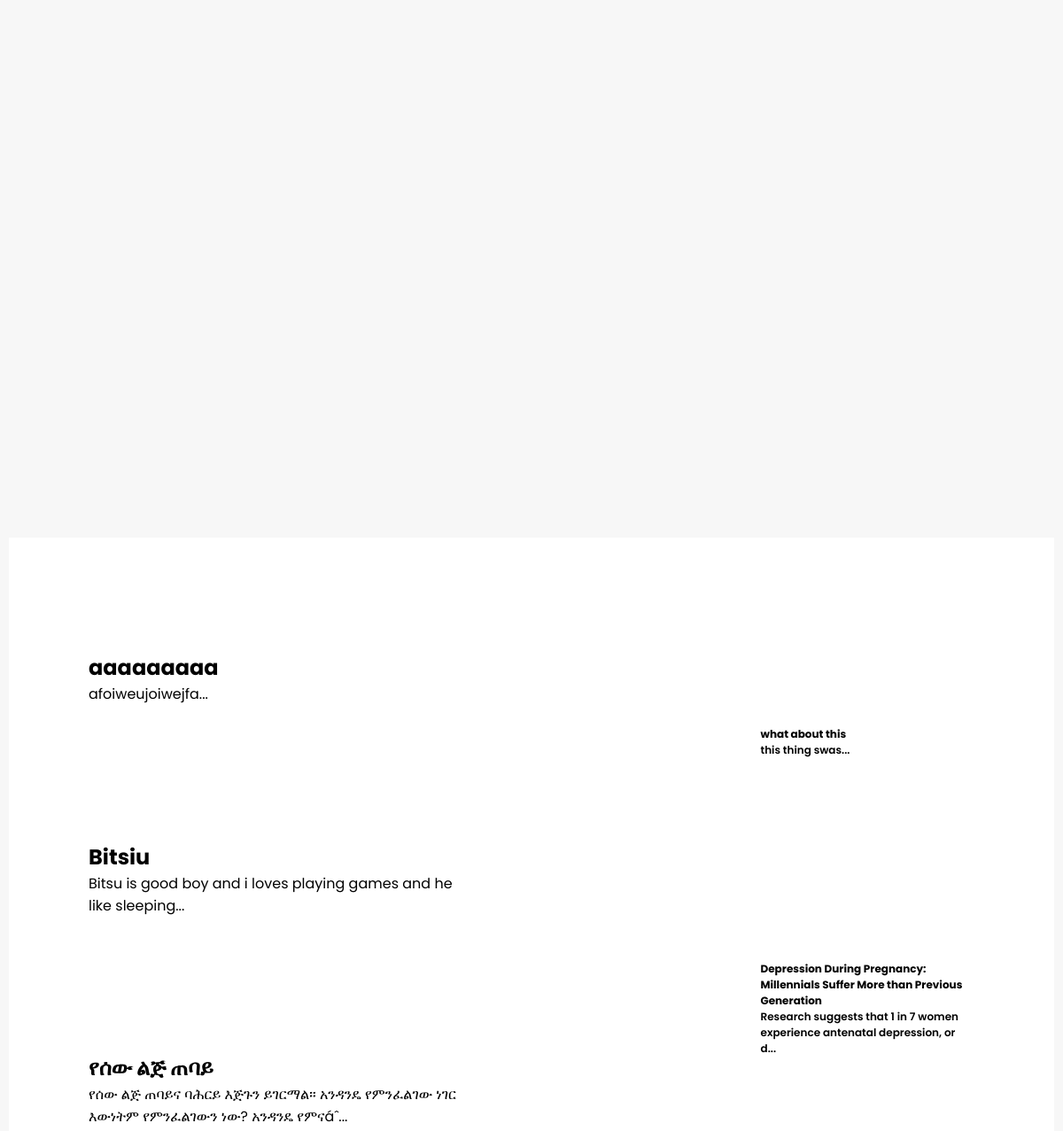
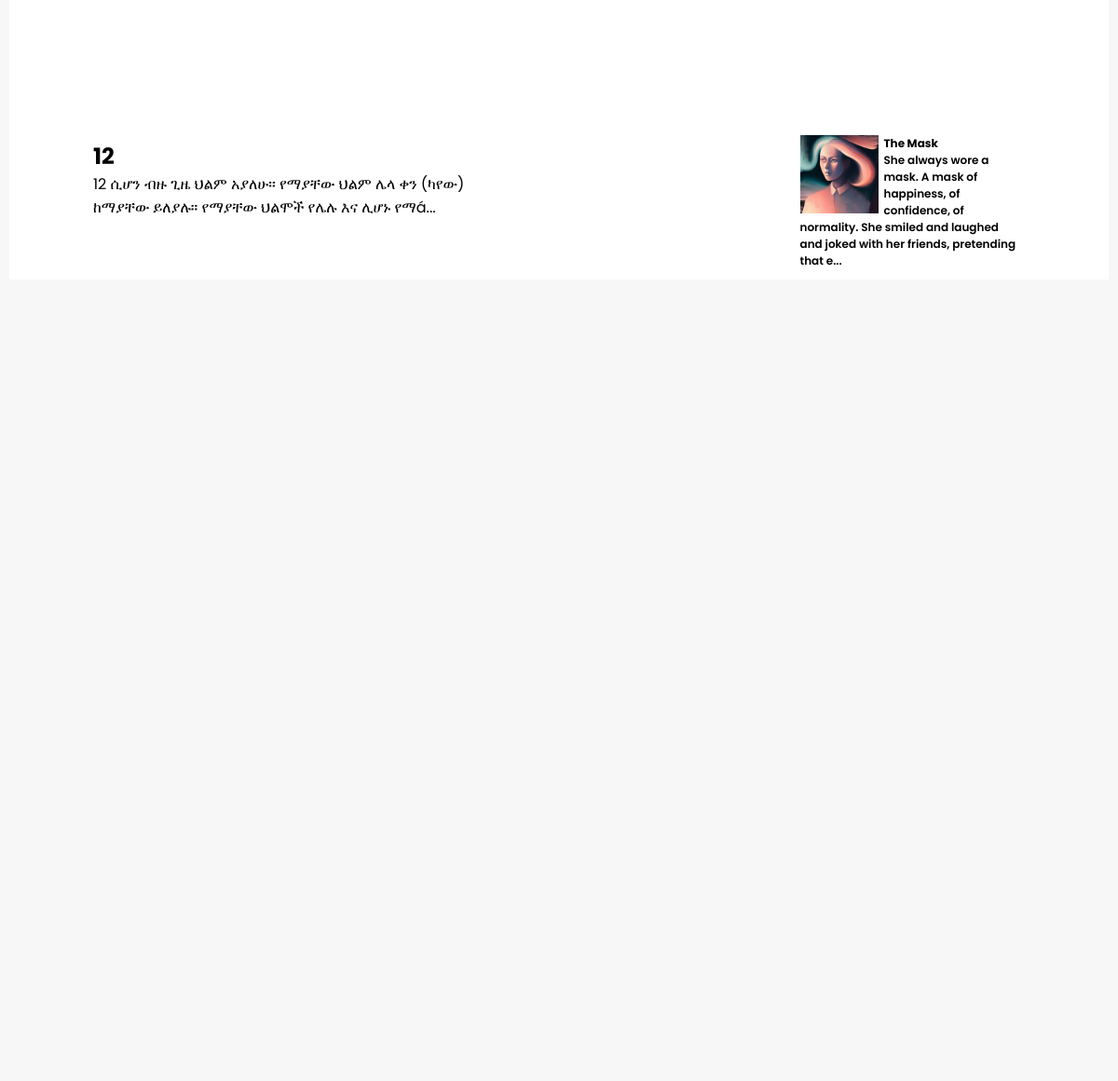
/blog.php (middle part), run on an earlier commit of the app's database (2 pictures, top to bottom).
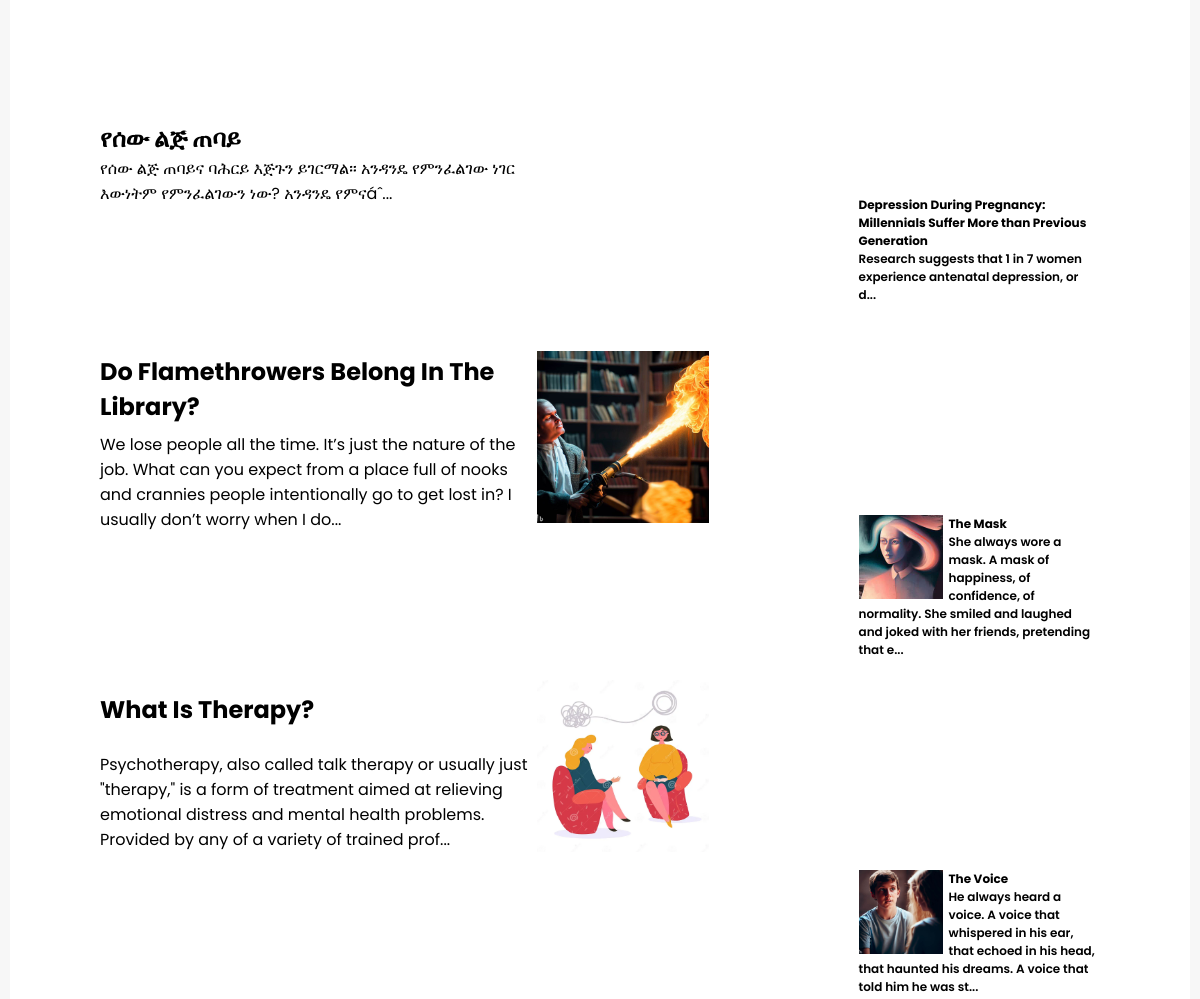
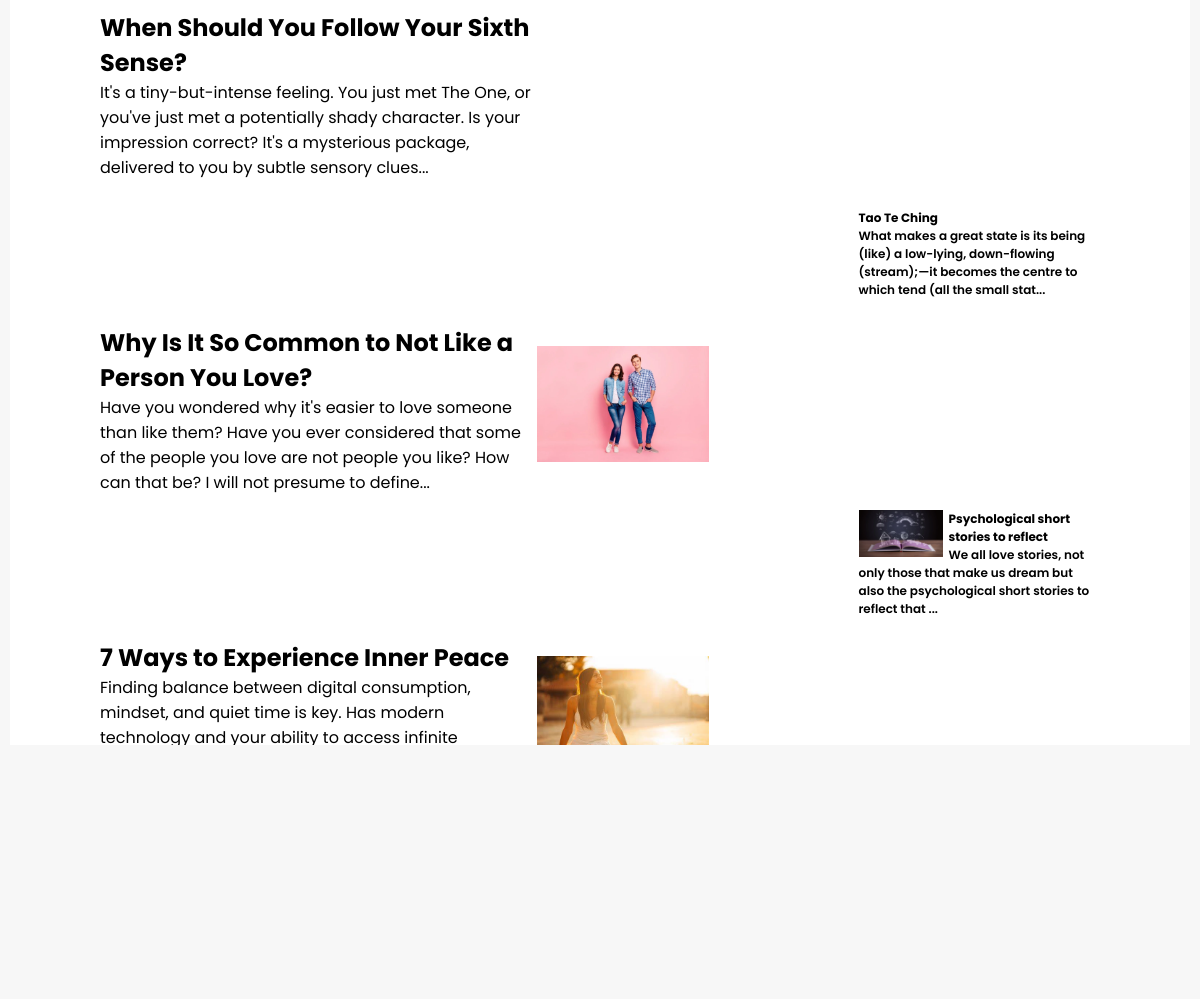
And on a later commit of the database (2 pictures, top to bottom).
### tables this page shows
CREATE TABLE `blog` (
  `id` int(11) NOT NULL,
  `title` text NOT NULL,
  `text` mediumtext NOT NULL,
  `img` varchar(500) DEFAULT NULL,
  `date_published` date NOT NULL DEFAULT curdate(),
  `category` text DEFAULT NULL,
  `poster_id` varchar(255) DEFAULT NULL
);

### php/get-blog.php (the view, shortened to what this page needs)
<?php
require_once "config.php";
$output = "";
$sql = "SELECT * FROM blog ORDER BY id DESC ";
$query = mysqli_query($conn, $sql);
if (mysqli_num_rows($query) > 0) {
    while ($row = mysqli_fetch_assoc($query)) {
        if ($row['img']) {
            $output .= '<a href="blog.php?id='. $id=$row["id"] .'">
                            <div class="sub">
                                <img src="php\images\\' . $row['img'] . '">
                                <h1>' . $row['title'] . '</h1>
                                <p> ' . substr($row['text'], 0, 200) . '...</p>
                            </div>
                        </a>';
        } else {
            $output .= '<a href="blog.php?id='. $id=$row["id"] .'"><div class="sub">
                                    <h1>' . $row['title'] . '</h1>
                                    <p> ' . substr($row['text'], 0, 200) . '...</p>
                                </div></a>';
        }
    }
}
echo $output;

### php/get-blog-nav.php (shortened to what this page needs)
<?php
require_once "config.php";
$output = "";
$idd = '0';
if(isset($_GET['id'])){
    $idd = $_GET['id'];
}else{
    $idd = '0';
}
$sql = "SELECT * FROM blog  WHERE id != $idd ";
$query = mysqli_query($conn, $sql);
if (mysqli_num_rows($query) > 0) {
    while ($row = mysqli_fetch_assoc($query)) {
        $title = $row['title'];
            if ($row['img']) {
                $output .='<a href="blog.php?id='. $id=$row["id"] .'">
                <div>
                <img src="php\images\\' . $row['img'] . '">
                <h1>' . $row['title'] . '</h1>
                <p> ' . substr($row['text'], 0, 150 - strlen($title)) . '...</p>
                </div>
                </a>';
            } else {
                $output .='<a href="blog.php?id='. $id=$row["id"] .'">
                <div>
                <h1>' . $row['title'] . '</h1>
                <p> ' . substr($row['text'], 0, 150 - strlen($title)) . '...</p>
                </div>
                </a>';
            }
        }
    }
    echo $output;

What changed in the data, as far as the page shows it:
removed blog: title "aaaaaaaaa", text "afoiweujoiwejfa"
removed blog: title "Bitsiu", text "Bitsu is good boy and i loves playing games and he like sleeping"
removed blog: title "12", text "12 ሲሆን ብዙ ጊዜ ህልም አያለሁ። የማያቸው ህልም ሌላ ቀን (ካየው) ከማያቸው ይለያሉ። የማያቸው ህልሞች የሌሉ እና ሊሆኑ የማá"
removed blog: title "what about this", substr($row['text'],0,150-strlen($title)) "this thing swas"
now on this page (row edited): blog: img (picture), title "Do Flamethrowers Belong In The Library?", text "We lose people all the time. It’s just the nature of the job. What can you expect from a place full of nooks and crannies people intentionally go to get lost in? I usually don’t worry when I do"
now on this page (row edited): blog: img (picture), title "What Is Therapy?", text "Psychotherapy, also called talk therapy or usually just \"therapy,\" is a form of treatment aimed at relieving emotional distress and mental health problems. Provided by any of a variety of trained prof"
now on this page (row unchanged): blog: title "When Should You Follow Your Sixth Sense?", text "It's a tiny-but-intense feeling. You just met The One, or you've just met a potentially shady character. Is your impression correct? It's a mysterious package, delivered to you by subtle sensory clues"
now on this page (row unchanged): blog: img (picture), title "Why Is It So Common to Not Like a Person You Love?", text "Have you wondered why it's easier to love someone than like them? Have you ever considered that some of the people you love are not people you like? How can that be? I will not presume to define"
now on this page (row unchanged): blog: img (picture), title "7 Ways to Experience Inner Peace", text "Finding balance between digital consumption, mindset, and quiet time is key. Has modern technology and your ability to access infinite…"
now on this page (row unchanged): blog: img (picture), title "The Voice", substr($row['text'], 0, 150 - strlen($title)) "He always heard a voice. A voice that whispered in his ear, that echoed in his head, that haunted his dreams. A voice that told him he was st"
now on this page (row unchanged): blog: title "Tao Te Ching", substr($row['text'], 0, 150 - strlen($title)) "What makes a great state is its being (like) a low-lying, down-flowing (stream);—it becomes the centre to which tend (all the small stat"
now on this page (row unchanged): blog: img (picture), title "Psychological short stories to reflect", substr($row['text'], 0, 150 - strlen($title)) "We all love stories, not only those that make us dream but also the psychological short stories to reflect that"
